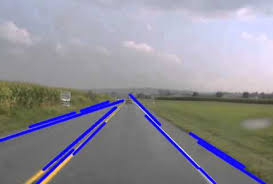
#> input picture data/test_images/lane.jpeg, 273 x 184 px
$ python -i road_condition_detection.py   (imports and definitions only)   (older library calls are emulated)
#> lines starting #> are read from the running program, lines starting #| are printed output that depends on the picture; after the words box and inside, x2 and y2 are one past the last pixel; in counts of white or black regions, pixels touching at a corner belong together
### config/settings.py
"""
Configuration settings for the Intelligent Traffic System.

This module contains all configuration parameters and settings
for the various components of the system.
"""

import os
from pathlib import Path
from typing import Dict, Any, Optional
from dataclasses import dataclass, field


@dataclass
class ModelConfig:
    """Configuration for machine learning models."""

    # YOLO model settings
    yolo_model_path: str = "data/models/Model/weights/best.pt"
    yolo_confidence_threshold: float = 0.5
    yolo_iou_threshold: float = 0.45

    # Traffic flow prediction settings
    traffic_flow_model_path: str = "data/models/data/models/traffic_flow_model.pkl"
    traffic_flow_confidence_threshold: float = 0.7

    # Road condition detection settings
    road_condition_model_path: str = "data/models/road_condition_model.pkl"
    road_condition_threshold: float = 0.6


@dataclass
class DetectionConfig:
    """Configuration for detection parameters."""

    # Lane detection settings
    lane_detection_roi_ratio: float = 0.6
    lane_detection_min_line_length: int = 50
    lane_detection_max_line_gap: int = 10
    lane_detection_rho: int = 1
    lane_detection_theta: float = 1.0
    lane_detection_threshold: int = 50

    # Traffic sign detection settings
    traffic_sign_min_area: int = 100
    traffic_sign_max_area: int = 50000
    traffic_sign_aspect_ratio_range: tuple = (0.5, 2.0)

    # Road condition detection settings
    pothole_min_area: int = 200
    crack_min_length: int = 50
    surface_quality_threshold: float = 0.3


@dataclass
class ProcessingConfig:
    """Configuration for image and video processing."""

    # Image processing settings
    image_width: int = 640
    image_height: int = 480
    image_quality: int = 95

    # Video processing settings
    video_fps: int = 30
    video_buffer_size: int = 10

    # Real-time processing settings
    real_time_mode: bool = True
    processing_interval: float = 0.1  # seconds


@dataclass
class OutputConfig:
    """Configuration for output and visualization."""

    # Output settings
    save_results: bool = True
    output_directory: str = "results"
    output_format: str = "json"  # json, csv, xml

    # Visualization settings
    show_visualization: bool = True
    visualization_window_size: tuple = (1280, 720)
    draw_bounding_boxes: bool = True
    draw_lanes: bool = True
    draw_traffic_signs: bool = True

    # Logging settings
    log_level: str = "INFO"
    log_file: str = "logs/traffic_system.log"
    log_format: str = "%(asctime)s - %(name)s - %(levelname)s - %(message)s"


@dataclass
class Settings:
    """Main settings class for the Intelligent Traffic System."""

    # Model configuration
    models: ModelConfig = field(default_factory=ModelConfig)

    # Detection configuration
    detection: DetectionConfig = field(default_factory=DetectionConfig)

    # Processing configuration
    processing: ProcessingConfig = field(default_factory=ProcessingConfig)

    # Output configuration
    output: OutputConfig = field(default_factory=OutputConfig)

    # System paths
    base_path: Path = field(default_factory=lambda: Path(__file__).parent.parent)
    data_path: Path = field(default_factory=lambda: Path(__file__).parent.parent / "data")
    models_path: Path = field(default_factory=lambda: Path(__file__).parent.parent / "data" / "models")
    results_path: Path = field(default_factory=lambda: Path(__file__).parent.parent / "results")
    logs_path: Path = field(default_factory=lambda: Path(__file__).parent.parent / "logs")

    def __post_init__(self) -> None:
        """Initialize paths and create directories if they don't exist."""
        self._create_directories()
        self._update_paths()

    def _create_directories(self) -> None:
        """Create necessary directories if they don't exist."""
        directories = [
            self.data_path,
            self.models_path,
            self.results_path,
            self.logs_path,
            self.data_path / "datasets",
            self.data_path / "sample_videos",
        ]

        for directory in directories:
            directory.mkdir(parents=True, exist_ok=True)
#> further down, picture is the input picture: shape (184, 273, 3); mean B, G, R 152, 142, 143.1

    def _update_paths(self) -> None:
        """Update relative paths to absolute paths."""
        # Update model paths
        if not os.path.isabs(self.models.yolo_model_path):
            self.models.yolo_model_path = str(self.models_path / self.models.yolo_model_path)

        if not os.path.isabs(self.models.traffic_flow_model_path):
            self.models.traffic_flow_model_path = str(self.models_path / self.models.traffic_flow_model_path)

        if not os.path.isabs(self.models.road_condition_model_path):
            self.models.road_condition_model_path = str(self.models_path / self.models.road_condition_model_path)

        # Update output paths
        if not os.path.isabs(self.output.output_directory):
            self.output.output_directory = str(self.results_path / self.output.output_directory)

        if not os.path.isabs(self.output.log_file):
            self.output.log_file = str(self.logs_path / self.output.log_file)

    # [64 lines left out: functions to_dict, from_dict, not called in this run]


# Global settings instance
settings = Settings()

### src/core/road_condition_detection.py
"""
Road Condition Detection Module.

This module provides road condition detection including pothole detection,
crack detection, and surface quality assessment using computer vision techniques.
"""

import cv2
import numpy as np
from typing import List, Tuple, Optional, Dict, Any
import logging
from dataclasses import dataclass
from pathlib import Path

import sys
from pathlib import Path
sys.path.append(str(Path(__file__).parent.parent.parent))
from config.settings import settings


@dataclass
class Pothole:
    """Information about a detected pothole."""

    center: Tuple[int, int]
    area: int
    perimeter: float
    depth_estimate: float
    severity: str  # 'low', 'medium', 'high'
    bbox: Tuple[int, int, int, int]  # x1, y1, x2, y2


@dataclass
class Crack:
    """Information about a detected crack."""

    start_point: Tuple[int, int]
    end_point: Tuple[int, int]
    length: float
    width: float
    severity: str  # 'low', 'medium', 'high'
    type: str  # 'linear', 'network', 'alligator'


@dataclass
class SurfaceDefect:
    """Information about surface defects."""

    defect_type: str  # 'pothole', 'crack', 'patch', 'wear'
    center: Tuple[int, int]
    area: int
    severity: str
    confidence: float
    bbox: Tuple[int, int, int, int]


@dataclass
class RoadConditionResult:
    """Complete road condition analysis result."""

    potholes: List[Pothole]
    cracks: List[Crack]
    surface_defects: List[SurfaceDefect]
    overall_quality: str  # 'excellent', 'good', 'fair', 'poor', 'critical'
    quality_score: float  # 0.0 to 1.0
    maintenance_priority: str  # 'low', 'medium', 'high', 'urgent'
    processing_time: float


class RoadConditionDetector:
    """
    Road condition detection system for identifying potholes, cracks, and surface defects.

    This class uses computer vision techniques including edge detection, contour analysis,
    and morphological operations to detect various road surface defects.
    """

    def __init__(self, config: Optional[Dict[str, Any]] = None) -> None:
        """
        Initialize the road condition detector.

        Args:
            config: Optional configuration dictionary to override default settings.
        """
        self.logger = logging.getLogger(__name__)
        self.config = config or {}

        # Detection parameters
        self.pothole_min_area = self.config.get(
            "pothole_min_area",
            settings.detection.pothole_min_area
        )
        self.crack_min_length = self.config.get(
            "crack_min_length",
            settings.detection.crack_min_length
        )
        self.surface_quality_threshold = self.config.get(
            "surface_quality_threshold",
            settings.detection.surface_quality_threshold
        )

        # Quality thresholds
        self.quality_thresholds = {
            'excellent': 0.9,
            'good': 0.7,
            'fair': 0.5,
            'poor': 0.3,
            'critical': 0.0
        }

        self.logger.info("Road condition detector initialized successfully")

    def preprocess_image(self, image: np.ndarray) -> np.ndarray:
        """
        Preprocess the input image for road condition detection.

        Args:
            image: Input image as numpy array.

        Returns:
            Preprocessed grayscale image.
        """
        try:
            # Convert to grayscale
            gray = cv2.cvtColor(image, cv2.COLOR_BGR2GRAY)
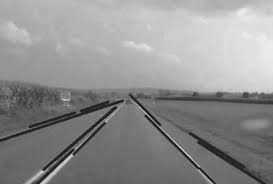
#> gray: shape (184, 273); min 15, max 241, mean 143.5

            # Apply Gaussian blur to reduce noise
            blurred = cv2.GaussianBlur(gray, (5, 5), 0)

            # Apply histogram equalization to improve contrast
            equalized = cv2.equalizeHist(blurred)
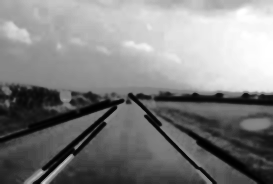
#> equalized: shape (184, 273); min 0, max 255, mean 128.7

            return equalized
        except Exception as e:
            self.logger.error(f"Error preprocessing image: {e}")
            raise

    def detect_potholes(self, image: np.ndarray) -> List[Pothole]:
        """
        Detect potholes in the road surface.

        Args:
            image: Preprocessed grayscale image.

        Returns:
            List of detected potholes.
        """
        try:
            # Apply adaptive thresholding to highlight dark regions (potholes)
            adaptive_thresh = cv2.adaptiveThreshold(
                image, 255, cv2.ADAPTIVE_THRESH_GAUSSIAN_C, cv2.THRESH_BINARY_INV, 11, 2
            )
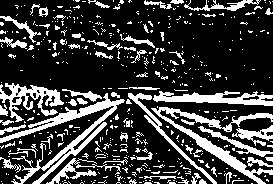
#> adaptive_thresh: shape (184, 273); 24% white; 465 white regions (399 under 20 px), largest, box (x1, y1, x2, y2) and area: (0, 93, 125, 184) 1971, (151, 107, 273, 184) 1552, (153, 91, 273, 106) 985

            # Apply morphological operations to clean up the image
            kernel = np.ones((3, 3), np.uint8)
            cleaned = cv2.morphologyEx(adaptive_thresh, cv2.MORPH_CLOSE, kernel)
#> cleaned: shape (184, 273); 28.7% white; 212 white regions (167 under 20 px), largest, box (x1, y1, x2, y2) and area: (0, 82, 273, 184) 9793, (144, 0, 263, 15) 585, (127, 170, 207, 184) 461
            cleaned = cv2.morphologyEx(cleaned, cv2.MORPH_OPEN, kernel)
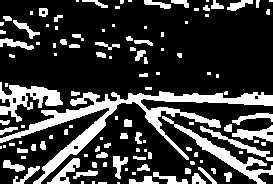
#> cleaned: shape (184, 273); 23.5% white; 120 white regions (56 under 20 px)

            # Find contours
            contours, _ = cv2.findContours(cleaned, cv2.RETR_EXTERNAL, cv2.CHAIN_APPROX_SIMPLE)
#> contours = 120 contours, 73 with area under 20; largest, box (x1, y1, x2, y2) and area: (0, 91, 273, 184) 3682, (0, 82, 63, 122) 923, (162, 116, 273, 184) 892, (200, 126, 273, 161) 292, (232, 125, 273, 142) 281

            potholes = []
            for contour in contours:
                area = cv2.contourArea(contour)

                # Filter by area
                if area >= self.pothole_min_area:
                    # Calculate contour properties
                    perimeter = cv2.arcLength(contour, True)

                    # Get bounding rectangle
                    x, y, w, h = cv2.boundingRect(contour)

                    # Calculate center
                    center = (x + w // 2, y + h // 2)

                    # Estimate depth based on area and perimeter
                    depth_estimate = self._estimate_pothole_depth(area, perimeter)

                    # Determine severity
                    severity = self._determine_pothole_severity(area, depth_estimate)

                    pothole = Pothole(
                        center=center,
                        area=int(area),
                        perimeter=perimeter,
                        depth_estimate=depth_estimate,
                        severity=severity,
                        bbox=(x, y, x + w, y + h)
                    )
                    potholes.append(pothole)
#> this loop made 120 passes
#> (area, perimeter, x, y, w, h, center) on passes 22, 52, 53, 60: (280.5, 113.8, 47, 158, 33, 26, (63, 171)), (291.5, 194.8, 200, 126, 73, 35, (236, 143)), (281, 125.1, 232, 125, 41, 17, (252, 133)), (892.5, 377.9, 162, 116, 111, 68, (217, 150))
#> after the loop, potholes = 6 items

            return potholes
        except Exception as e:
            self.logger.error(f"Error detecting potholes: {e}")
            return []

    def detect_cracks(self, image: np.ndarray) -> List[Crack]:
        """
        Detect cracks in the road surface.

        Args:
            image: Preprocessed grayscale image.

        Returns:
            List of detected cracks.
        """
        try:
            # Apply edge detection using Canny
            edges = cv2.Canny(image, 50, 150)
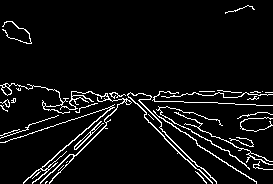
#> edges: shape (184, 273); 6.1% white in thin lines or dots

            # Apply morphological operations to connect crack segments
            kernel = np.ones((3, 3), np.uint8)
            dilated = cv2.dilate(edges, kernel, iterations=1)
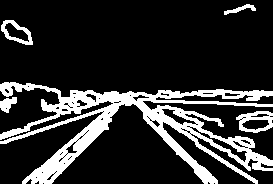
#> dilated: shape (184, 273); 18.6% white; 5 white regions, box (x1, y1, x2, y2) and area: (0, 82, 273, 184) 8361, (236, 111, 273, 133) 403, (1, 20, 33, 45) 298, (0, 97, 17, 113) 165, (224, 4, 256, 15) 128
            eroded = cv2.erode(dilated, kernel, iterations=1)
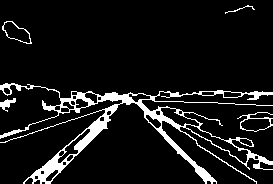
#> eroded: shape (184, 273); 9.2% white; 5 white regions

            # Find contours
            contours, _ = cv2.findContours(eroded, cv2.RETR_EXTERNAL, cv2.CHAIN_APPROX_SIMPLE)
#> contours = 5 contours, 1 with area under 20; largest, box (x1, y1, x2, y2) and area: (0, 83, 273, 184) 4908, (2, 21, 32, 44) 359, (237, 112, 273, 132) 340, (0, 98, 16, 112) 72

            cracks = []
            for contour in contours:
                # Calculate contour length
                perimeter = cv2.arcLength(contour, False)

                # Filter by minimum length
                if perimeter >= self.crack_min_length:
                    # Approximate contour to get start and end points
                    epsilon = 0.02 * perimeter
                    approx = cv2.approxPolyDP(contour, epsilon, False)

                    if len(approx) >= 2:
                        # Get start and end points
                        start_point = tuple(approx[0][0])
                        end_point = tuple(approx[-1][0])

                        # Calculate crack properties
                        length = np.sqrt((end_point[0] - start_point[0])**2 + (end_point[1] - start_point[1])**2)
                        width = self._estimate_crack_width(contour)

                        # Determine crack type
                        crack_type = self._classify_crack_type(contour, length)

                        # Determine severity
                        severity = self._determine_crack_severity(length, width)

                        crack = Crack(
                            start_point=start_point,
                            end_point=end_point,
                            length=length,
                            width=width,
                            severity=severity,
                            type=crack_type
                        )
                        cracks.append(crack)
#> this loop made 5 passes
#> (perimeter, epsilon, start_point, end_point, length, width) on passes 1 to 4: (163.5, 3.07, (257, 112), (267, 112), 10, 0), (57.21, 1.1, (13, 98), (15, 98), 2, 0), (2651.2, 52.98, (5, 83), (7, 83), 2, 6), (85.6, 1.59, (6, 21), (12, 21), 6, 0)
#> (the rest of the program and of its run is left out)
